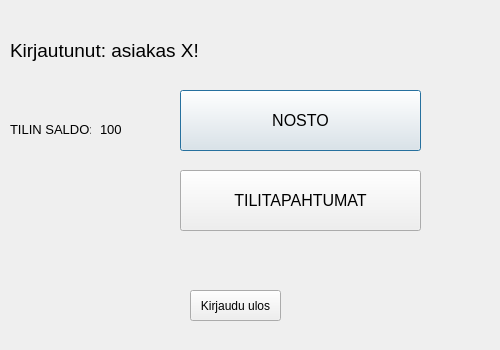
<?xml version="1.0" encoding="UTF-8"?>
<ui version="4.0">
 <class>kayttoliittyma</class>
 <widget class="QDialog" name="kayttoliittyma">
  <property name="geometry">
   <rect>
    <x>0</x>
    <y>0</y>
    <width>500</width>
    <height>350</height>
   </rect>
  </property>
  <property name="windowTitle">
   <string>Dialog</string>
  </property>
  <widget class="QPushButton" name="btn_nostaRahaa">
   <property name="geometry">
    <rect>
     <x>180</x>
     <y>90</y>
     <width>241</width>
     <height>61</height>
    </rect>
   </property>
   <property name="font">
    <font>
     <pointsize>12</pointsize>
    </font>
   </property>
   <property name="text">
    <string>NOSTO</string>
   </property>
  </widget>
  <widget class="QLabel" name="label_heiAsiakas">
   <property name="geometry">
    <rect>
     <x>10</x>
     <y>30</y>
     <width>191</width>
     <height>41</height>
    </rect>
   </property>
   <property name="font">
    <font>
     <pointsize>14</pointsize>
    </font>
   </property>
   <property name="text">
    <string>Kirjautunut: asiakas X!</string>
   </property>
  </widget>
  <widget class="QPushButton" name="btn_tilitapahtumat">
   <property name="geometry">
    <rect>
     <x>180</x>
     <y>170</y>
     <width>241</width>
     <height>61</height>
    </rect>
   </property>
   <property name="font">
    <font>
     <pointsize>12</pointsize>
    </font>
   </property>
   <property name="text">
    <string>TILITAPAHTUMAT</string>
   </property>
  </widget>
  <widget class="QPushButton" name="btn_kirjauduUlos">
   <property name="geometry">
    <rect>
     <x>190</x>
     <y>290</y>
     <width>91</width>
     <height>31</height>
    </rect>
   </property>
   <property name="text">
    <string>Kirjaudu ulos</string>
   </property>
  </widget>
  <widget class="QLabel" name="label">
   <property name="geometry">
    <rect>
     <x>10</x>
     <y>90</y>
     <width>81</width>
     <height>78</height>
    </rect>
   </property>
   <property name="font">
    <font>
     <pointsize>10</pointsize>
    </font>
   </property>
   <property name="text">
    <string>TILIN SALDO:</string>
   </property>
  </widget>
  <widget class="QLabel" name="label_tilinSaldo">
   <property name="geometry">
    <rect>
     <x>100</x>
     <y>90</y>
     <width>158</width>
     <height>78</height>
    </rect>
   </property>
   <property name="font">
    <font>
     <pointsize>10</pointsize>
    </font>
   </property>
   <property name="text">
    <string>100</string>
   </property>
  </widget>
 </widget>
 <resources/>
 <connections/>
</ui>
